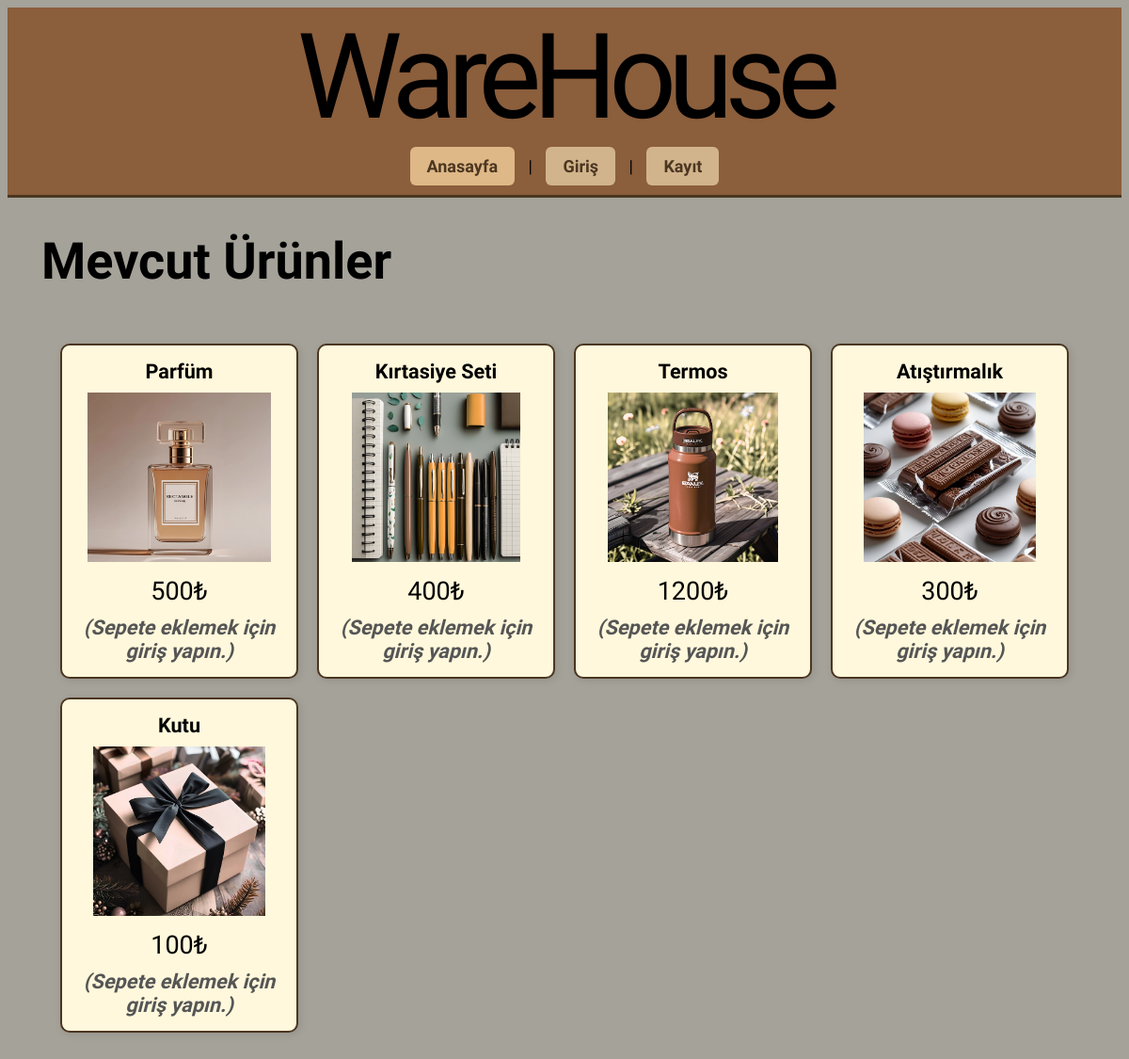
The page / on the database its author committed.
### base/models.py (models this page shows, shortened)
class Item(models.Model):
    item_name = models.CharField(max_length=200, unique=True)
    shelf = models.ForeignKey(Shelf, on_delete=models.CASCADE)
    item_image = models.ImageField(null=True, default="color_palette.png")
    item_price = models.IntegerField(default=0)

### base/views.py (the view)
# urls.py: path('', views.home, name='home'),
def home(request):
    items = Item.objects.all()
    return render(request, 'base/home.html', {'items': items})

### base/templatetags/slugify_tags.py (called while the page is built)
@register.filter
def slugify_filter(value):
    return slugify(value)

### base/templatetags/user_tags.py (called while the page is built)
@register.simple_tag
def is_superuser(user):
    return user.is_authenticated and user.is_superuser

### base/templates/base/home.html
{% extends 'base/main.html' %}
{% load static slugify_tags %}
{% load user_tags %}
{% load static %}
{% block content %}
<h1 id="products">Mevcut Ürünler</h1>
    <div class="product-container">
        {% if items %}
            {% for item in items %}
                <div class="shopping-list">
                    {{item.item_name}}
                    {% if item.item_image %}
                    <img src="{% static 'base/images/' %}{{ item.item_name|slugify_filter }}.png" alt="{{ item.item_name }}" class="item-image">
                    {% else %}
                    <img src="/static/base/images/default.png" alt="resim paleti" class="item-image">
                    {% endif %}
                    <p>{{ item.item_price }}₺</p>
                    {% if request.user.is_authenticated and not is_super %}
                        <a href="{% url 'add_to_cart' item.id %}">Sepete ekle</a>
                    {% else %}
                        <span>(Sepete eklemek için giriş yapın.)</span>
                    {% endif %}
                </div>
            {% endfor %}
        {% else %}
            <p>Ürünler mevcut değil.</p>
        {% endif %}
    </div>
{% endblock %}

### base/static/base/styles/styles.css (style rules this page uses)
html { background-color: rgb(139 135 123 / 77%); font-family: "Titillium Web", sans-serif; font-weight: 400; font-size: 18px; }
.item-image { width: 200px; height: auto; }
#products { font-size: 3rem; color: black; margin-left: 2rem; }
.product-container { display: grid; grid-template-columns: repeat(auto-fit, minmax(220px, 1fr)); gap: 20px; padding: 20px; margin: 2rem; }
.shopping-list { background-color: #fff8dc; border: 2px solid #4b3621; font-size: 1.2rem; font-weight: 700; border-radius: 10px; padding: 15px; text-align: center; box-shadow: 2px 2px 8px rgba(0,0,0,0.1); transition: transform 0.2s ease; }
.shopping-list p { margin: 0; font-size: 1.5rem; font-weight: 400; }
.item-image { width: 100%; max-height: 180px; object-fit: contain; margin: 10px 0; border-radius: 6px; }
.shopping-list span { display: inline-block; margin-top: 10px; font-style: italic; color: #555; }

### rows shown on the page
Item: item_name "Parfüm", shows a picture, item_price "500"
Item: item_name "Kırtasiye Seti", shows a picture, item_price "400"
Item: item_name "Termos", shows a picture, item_price "1200"
Item: item_name "Atıştırmalık", shows a picture, item_price "300"
Item: item_name "Kutu", shows a picture, item_price "100"
